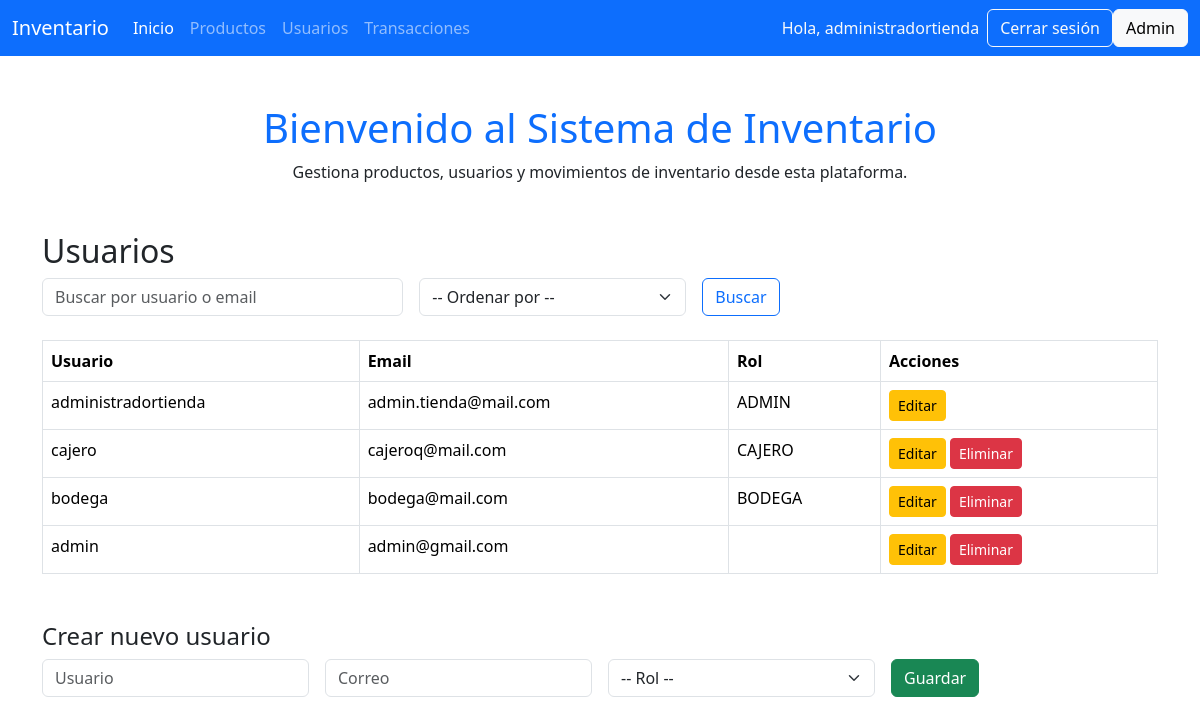
Screenshot of /usuarios/ (signed in) with the database file from the repository.
### inventario/models.py (models this page shows, shortened)
class Usuario(AbstractUser):
    ROLES = (
        ('ADMIN', 'Administrador'),
        ('CAJERO', 'Cajero'),
        ('BODEGA', 'Bodeguero'),
    )
    rol = models.CharField(max_length=10, choices=[('ADMIN', 'Administrador'), ('CAJERO', 'Cajero'), ('BODEGA', 'Bodeguero')])

### inventario/views.py (the view, shortened to what this page needs)
# urls.py: path('usuarios/', views.usuario_list, name='usuario_list'),
@login_required
def usuario_list(request):
    usuarios = Usuario.objects.all()
    buscar = request.GET.get('buscar')
    orden = request.GET.get('orden')
    if buscar:
        usuarios = usuarios.filter(Q(username__icontains=buscar) | Q(email__icontains=buscar))
    if orden in ['username', 'rol']:
        usuarios = usuarios.order_by(orden)
    context = {
        'usuarios': usuarios,
        'user': request.user,  # <-- Agregar esta línea para facilitar acceso en template
    }
    return render(request, 'inventario/usuarios.html', context)

### inventario/templates/inventario/usuarios.html (shortened to what this page needs)
{% include 'inventario/inicio.html' %}
<div class="container mt-5">
    <h2>Usuarios</h2>
    <form method="get" class="row g-3 mb-4">
        <div class="col-md-4">
            <input type="text" name="buscar" class="form-control" placeholder="Buscar por usuario o email" value="{{ request.GET.buscar }}">
        </div>
        <div class="col-md-3">
            <select name="orden" class="form-select">
                <option value="">-- Ordenar por --</option>
            </select>
        </div>
        <div class="col-md-2">
            <button type="submit" class="btn btn-outline-primary">Buscar</button>
        </div>
    </form>
    <table class="table table-bordered">
        <thead>
            <tr>
                <th>Usuario</th>
                <th>Email</th>
                <th>Rol</th>
                <th>Acciones</th>
            </tr>
        </thead>
        <tbody>
            {% for u in usuarios %}
                <tr>
                    <td>{{ u.username }}</td>
                    <td>{{ u.email }}</td>
                    <td>{{ u.rol }}</td>
                    <td>
                        {% if user.rol == 'ADMIN' %}
                            <a href="{% url 'editar_usuario' u.id %}" class="btn btn-sm btn-warning">Editar</a>
                        {% endif %}
                        {% if user.rol == 'ADMIN' and u != user %}
                            <a href="{% url 'eliminar_usuario' u.id %}" class="btn btn-sm btn-danger">Eliminar</a>
                        {% endif %}
                    </td>
                </tr>
            {% empty %}
                <tr><td colspan="4" class="text-center">No hay usuarios para mostrar</td></tr>
            {% endfor %}
        </tbody>
    </table>
    {% if user.rol == 'ADMIN' %}
    <h4 class="mt-5">Crear nuevo usuario</h4>
    <form method="post" class="row g-3">
        <div class="col-md-3">
            <input type="text" name="username" class="form-control" placeholder="Usuario" required>
        </div>
        <div class="col-md-3">
            <input type="email" name="email" class="form-control" placeholder="Correo" required>
        </div>
        <div class="col-md-3">
            <select name="rol" class="form-select" required>
                <option value="">-- Rol --</option>
            </select>
        </div>
        <div class="col-md-3">
            <button type="submit" class="btn btn-success">Guardar</button>
        </div>
    </form>
    {% endif %}
</div>

### inventario/templates/inventario/inicio.html (shortened to what this page needs)
<!DOCTYPE html>
<html lang="es">
<head>
    <link href="https://cdn.jsdelivr.net/npm/bootstrap@5.3.3/dist/css/bootstrap.min.css" rel="stylesheet">
</head>
<body>
    <nav class="navbar navbar-expand-lg navbar-dark bg-primary">
        <div class="container-fluid">
            <a class="navbar-brand" href="/">Inventario</a>
            <div class="collapse navbar-collapse" id="navbarNav">
                <ul class="navbar-nav me-auto">
                    <li class="nav-item">
                        <a class="nav-link active" href="/">Inicio</a>
                    </li>
                    <li class="nav-item">
                        <a class="nav-link" href="/productos/">Productos</a>
                    </li>
                    <li class="nav-item">
                        <a class="nav-link" href="/usuarios/">Usuarios</a>
                    </li>
                    <li class="nav-item">
                        <a class="nav-link" href="/transacciones/">Transacciones</a>
                    </li>
                </ul>
                 {% if user.is_authenticated %}
        <span class="navbar-text text-light me-2">
            Hola, {{ user.username }}
        </span>
        <a href="{% url 'logout' %}" class="btn btn-outline-light">Cerrar sesión</a>
    {% else %}
        <a href="{% url 'login' %}" class="btn btn-light">Login</a>
    {% endif %}
</div>
                <a href="/admin/" class="btn btn-light">Admin</a>
            </div>
    </nav>
    <div class="container mt-5">
        <h1 class="text-center text-primary">Bienvenido al Sistema de Inventario</h1>
        <p class="text-center">Gestiona productos, usuarios y movimientos de inventario desde esta plataforma.</p>
    </div>
</body>
</html>

### rows the page displays
Usuario: username "administradortienda", email "admin.tienda@mail.com", rol "ADMIN", shows "Editar"
Usuario: username "cajero", email "cajeroq@mail.com", rol "CAJERO", shows "Eliminar"
Usuario: username "bodega", email "bodega@mail.com", rol "BODEGA", shows "Eliminar"
Usuario: username "admin", email "admin@gmail.com", shows "Eliminar"
